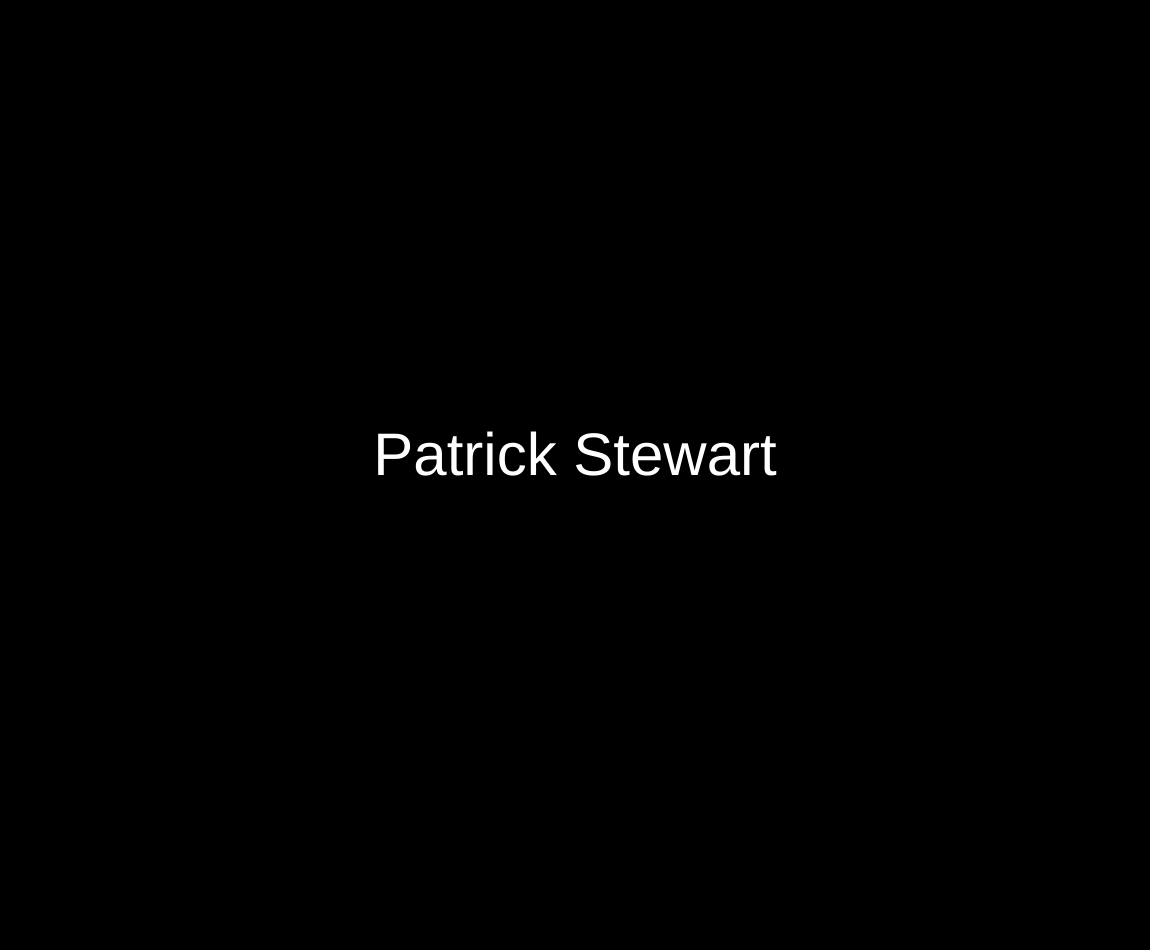
Frame 1 (no input)
Frame 60 (no input): identical to frame 1, image omitted
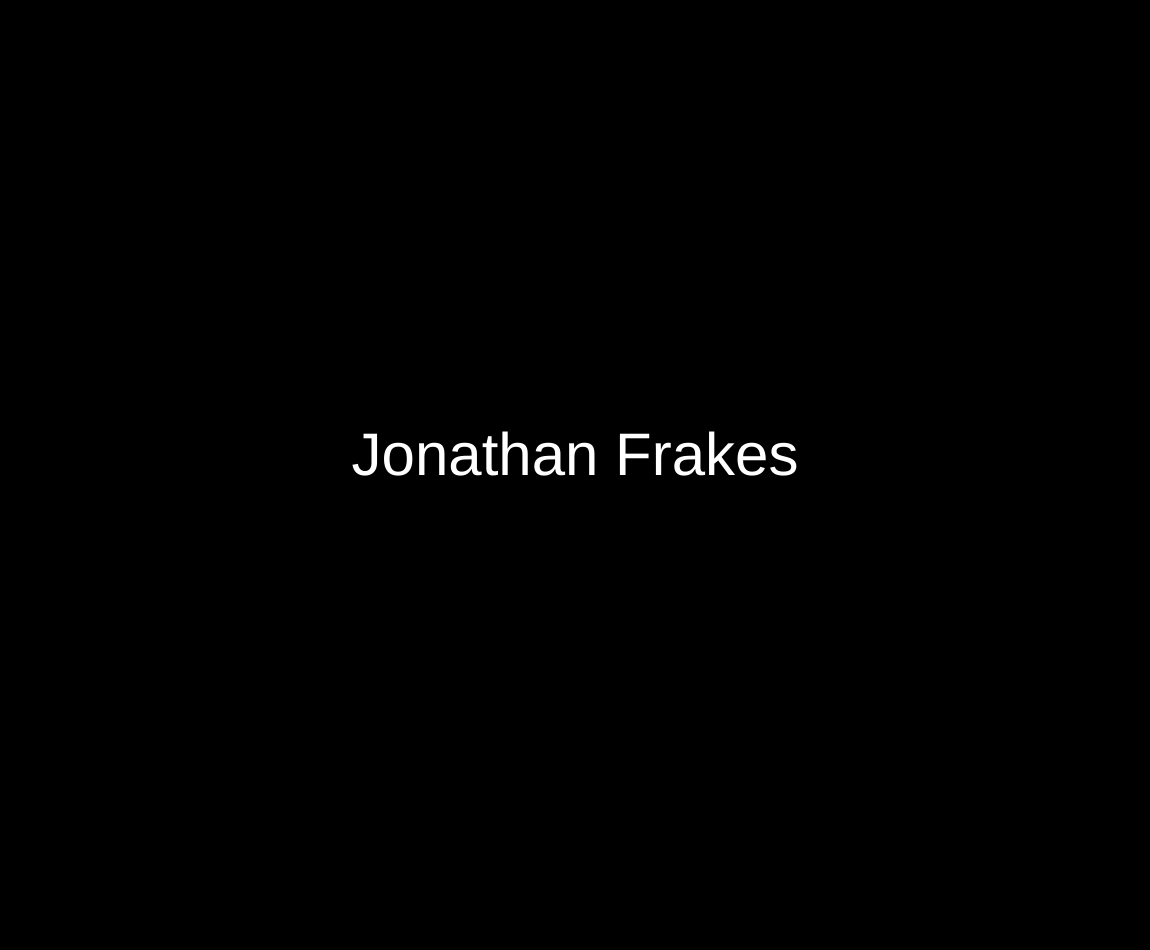
Frame 120 (the mouse pressed at the canvas centre since frame 60)

The p5.js sketch that drew these frames (run headless with seeded random() and noise() and a simulated clock; from frame 60 on, the mouse is pressed at the canvas centre):

// p5.js sketch
// ── sketch.js
/**
 * 
 * Crew cast's Star Trek: First Contact (1996)
 * 
 */
var castCrew = [
    'Patrick Stewart',
    'Jonathan Frakes',
    'Brent Spiner',
    'Levar Burton',
    'Michael Dorn',
    'Gates McFadden',
    'Marina Sirtis',
    'Alfre Woodard',
    'James Cromwell',
    'Alice Kridge'];

function setup() {
    createCanvas(windowWidth - 50, windowHeight - 50);
    background(0);
}

function draw() {
    background(0);
    textSize(60);
    textAlign(CENTER);
    fill(255);
    let index = +(frameCount < 100 ? 0 : ("" + frameCount).charAt(("" + frameCount).length - 3));
    let crewMember = castCrew[index];
    text(crewMember, width / 2, height / 2);
}
